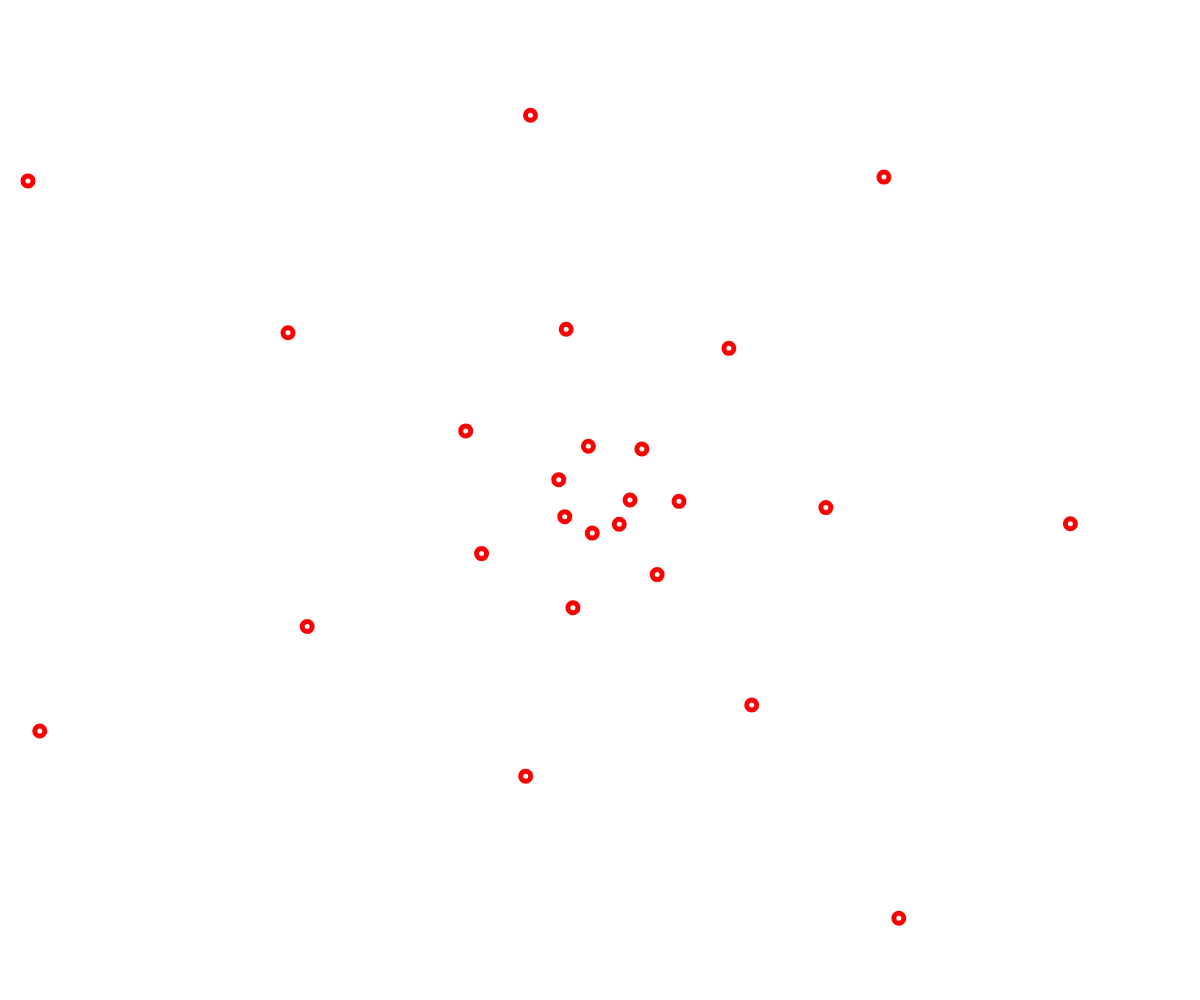
Frame 1 (no input)
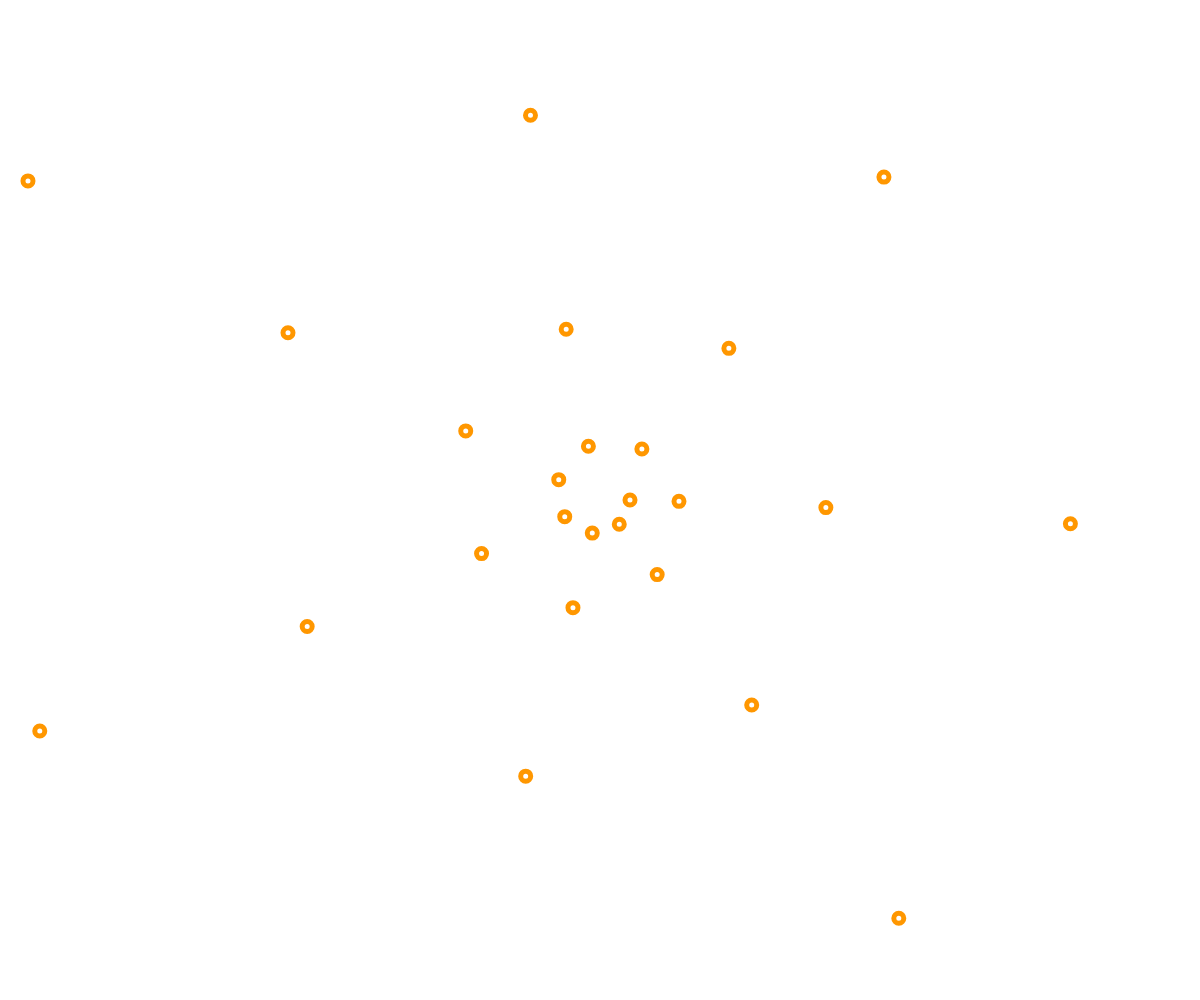
Frame 60 (no input)
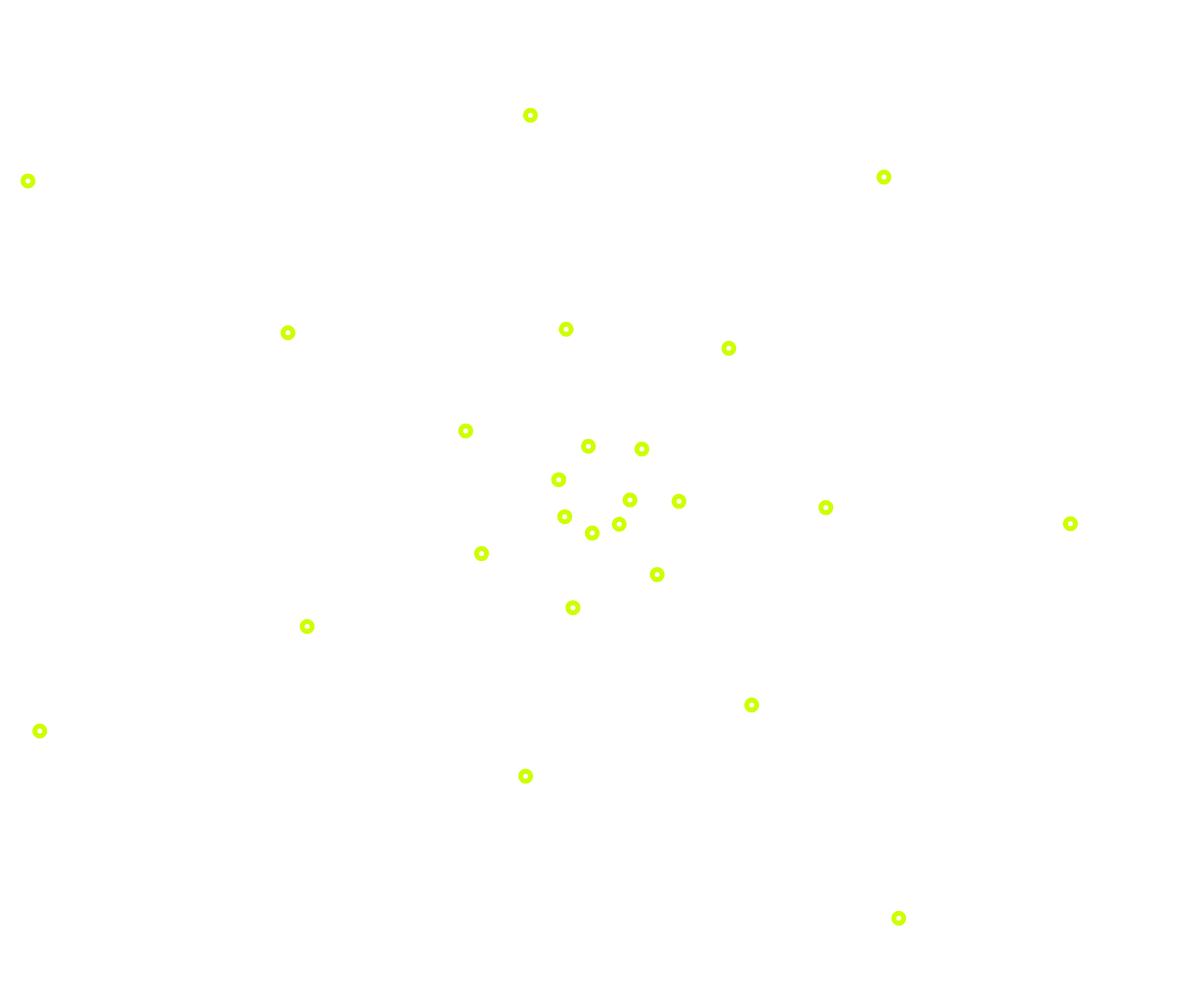
Frame 120 (the mouse pressed at the canvas centre since frame 60)

The p5.js sketch that drew these frames (run headless with seeded random() and noise() and a simulated clock; from frame 60 on, the mouse is pressed at the canvas centre):

// p5.js sketch
// ── sketch.js

let hu = 0;
let speed = 0;

function setup() {
  createCanvas(windowWidth, windowHeight);
  background(255);
  colorMode(HSB);
  strokeWeight(10);

  sliderAmount = createSlider(100, 5000, 2000, 100);
  sliderIntensity = createSlider(0, 1, 0.5, 0.01);
  sliderOrigin = createSlider(0, 1000, 30, 1);
  sliderCurve = createSlider(0, 2, 0.9, 0.001);
  sliderSpeed = createSlider(-0.03, 0.03, 0, 0.001);
}

function draw() {
  clear();
  translate(windowWidth/2, windowHeight/2);

  let amount = sliderAmount.value();
  let intensity = sliderIntensity.value();
  let origin = sliderOrigin.value();
  let curve = sliderCurve.value();
  speed += sliderSpeed.value();

  for (let i = 0; i <= amount; i++) {
    stroke(hu, 255, 255);

    circlePos = (i + speed) * curve;
    hu += 0.0003;
    if (hu > 255) {
      hu = 0;
    }
    let x = cos(circlePos) * ((i - (i / intensity))**2 + origin);
    let y = sin(circlePos) * ((i - (i / intensity))**2 + origin);
    ellipse(x, y, 5, 5);
  }
}
